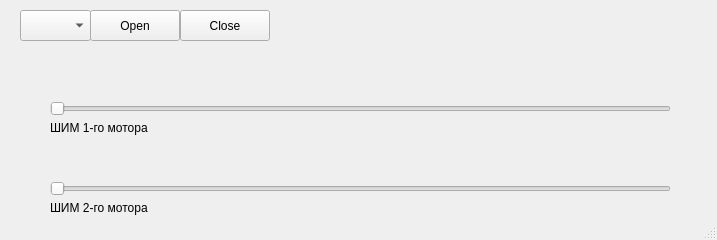
<?xml version="1.0" encoding="UTF-8"?>
<ui version="4.0">
 <class>MainWindow</class>
 <widget class="QMainWindow" name="MainWindow">
  <property name="geometry">
   <rect>
    <x>0</x>
    <y>0</y>
    <width>717</width>
    <height>240</height>
   </rect>
  </property>
  <property name="windowTitle">
   <string>MainWindow</string>
  </property>
  <widget class="QWidget" name="centralwidget">
   <widget class="QSlider" name="PWM_1motor">
    <property name="geometry">
     <rect>
      <x>50</x>
      <y>100</y>
      <width>621</width>
      <height>17</height>
     </rect>
    </property>
    <property name="orientation">
     <enum>Qt::Horizontal</enum>
    </property>
   </widget>
   <widget class="QSlider" name="PWM_1motor_2">
    <property name="geometry">
     <rect>
      <x>50</x>
      <y>180</y>
      <width>621</width>
      <height>17</height>
     </rect>
    </property>
    <property name="orientation">
     <enum>Qt::Horizontal</enum>
    </property>
   </widget>
   <widget class="QLabel" name="label">
    <property name="geometry">
     <rect>
      <x>50</x>
      <y>200</y>
      <width>111</width>
      <height>16</height>
     </rect>
    </property>
    <property name="text">
     <string>ШИМ 2-го мотора</string>
    </property>
   </widget>
   <widget class="QLabel" name="label_2">
    <property name="geometry">
     <rect>
      <x>50</x>
      <y>120</y>
      <width>141</width>
      <height>16</height>
     </rect>
    </property>
    <property name="text">
     <string>ШИМ 1-го мотора</string>
    </property>
   </widget>
   <widget class="QPushButton" name="OpenButton">
    <property name="geometry">
     <rect>
      <x>90</x>
      <y>10</y>
      <width>90</width>
      <height>31</height>
     </rect>
    </property>
    <property name="text">
     <string>Open</string>
    </property>
   </widget>
   <widget class="QPushButton" name="CloseButton">
    <property name="geometry">
     <rect>
      <x>180</x>
      <y>10</y>
      <width>90</width>
      <height>31</height>
     </rect>
    </property>
    <property name="text">
     <string>Close</string>
    </property>
   </widget>
   <widget class="QComboBox" name="ComList">
    <property name="geometry">
     <rect>
      <x>20</x>
      <y>10</y>
      <width>71</width>
      <height>31</height>
     </rect>
    </property>
   </widget>
  </widget>
  <widget class="QStatusBar" name="statusbar"/>
 </widget>
 <resources/>
 <connections/>
</ui>
